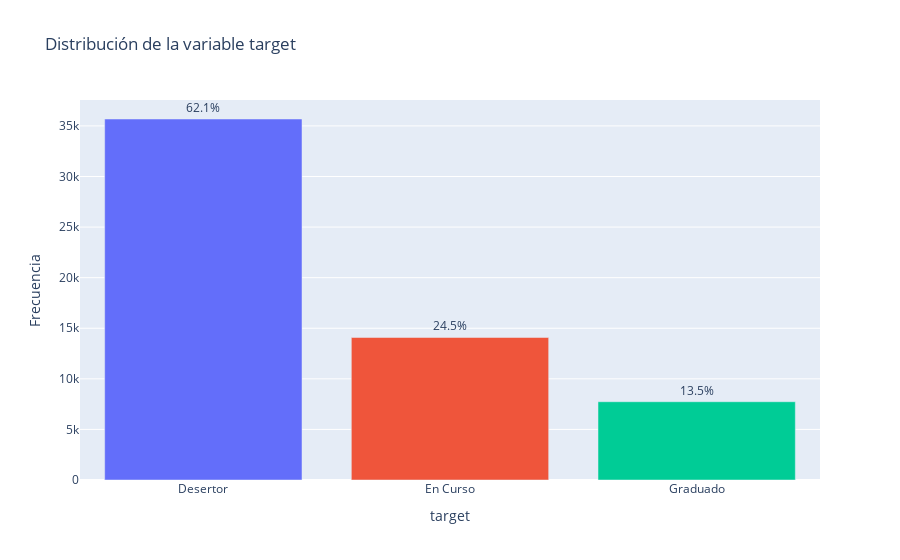

This figure's notebook cell:
### Code cell
plot_distribution(df, 'target', 'Distribución de la variable target')

### Figure 1 — Plotly figure (JSON) as saved in the notebook; plotly's stock layout.template omitted (floating-point values rounded to 4 significant figures)
{"data": [{"hovertemplate": "target=%{x}<br>Frecuencia=%{y}<br>percentage=%{text}<extra></extra>", "legendgroup": "Desertor", "marker": {"color": "#636efa", "pattern": {"shape": ""}}, "name": "Desertor", "orientation": "v", "showlegend": true, "text": [62.1], "textposition": "outside", "texttemplate": "%{text}%", "type": "bar", "x": ["Desertor"], "xaxis": "x", "y": [35685], "yaxis": "y"}, {"hovertemplate": "target=%{x}<br>Frecuencia=%{y}<br>percentage=%{text}<extra></extra>", "legendgroup": "En Curso", "marker": {"color": "#EF553B", "pattern": {"shape": ""}}, "name": "En Curso", "orientation": "v", "showlegend": true, "text": [24.5], "textposition": "outside", "texttemplate": "%{text}%", "type": "bar", "x": ["En Curso"], "xaxis": "x", "y": [14087], "yaxis": "y"}, {"hovertemplate": "target=%{x}<br>Frecuencia=%{y}<br>percentage=%{text}<extra></extra>", "legendgroup": "Graduado", "marker": {"color": "#00cc96", "pattern": {"shape": ""}}, "name": "Graduado", "orientation": "v", "showlegend": true, "text": [13.5], "textposition": "outside", "texttemplate": "%{text}%", "type": "bar", "x": ["Graduado"], "xaxis": "x", "y": [7738], "yaxis": "y"}], "layout": {"barmode": "relative", "legend": {"title": {"text": "target"}, "tracegroupgap": 0}, "showlegend": false, "title": {"text": "Distribución de la variable target"}, "xaxis": {"anchor": "y", "categoryarray": ["Desertor", "En Curso", "Graduado"], "categoryorder": "array", "domain": [0, 1], "title": {"text": "target"}}, "yaxis": {"anchor": "x", "domain": [0, 1], "title": {"text": "Frecuencia"}}}}
